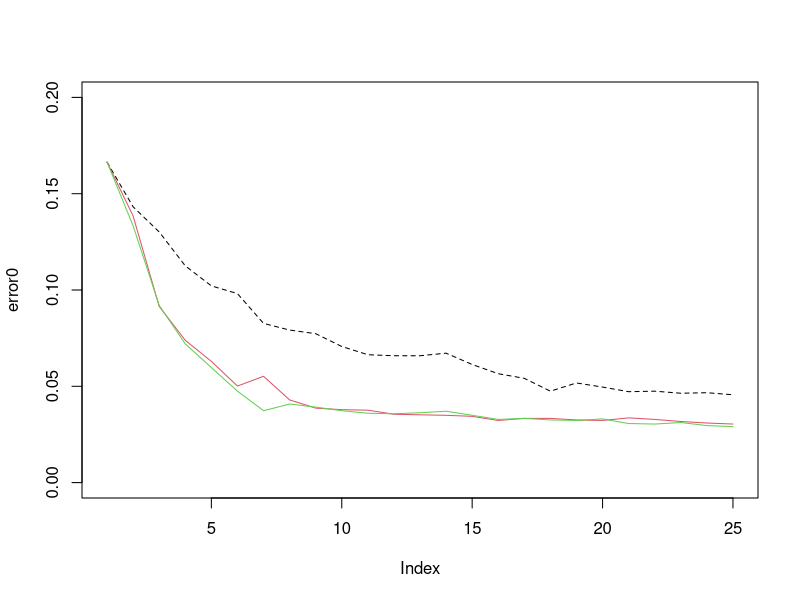

The R source for this figure:
rm(list=ls(all=TRUE))
library(e1071)
library(quadprog)
library(lpSolve)

std<-function(x) { return((x-mean(x))/sd(x)) }
soft<-function(x, lam=0) { return(ifelse(x>lam,x-lam,0)) }
sign<-function(x) { return(ifelse(x>=0,1,-1)) }
K<-function(x,y,kernel="radial",sigma2=ifelse(is.vector(x),1,ncol(x))) {
  if(is.vector(x)) {
    if (kernel=="linear") { return ( sum(x*y) ) } else { return ( exp(-sum((x-y)^2)/sigma2) ) }
  } else {
    if (kernel=="linear") return ( x %*% t(y) ) else {
      res<-matrix(0,nrow(x),nrow(y))
      for ( i in 1:nrow(x) ) {
        for ( j in 1:nrow(y) ) { 
          res[i,j]<-exp(-sum((x[i,]-y[j,])^2)/sigma2) 
        }
      }
      return (res)
    }
  }
}


### kernel SVM ###
### penalize intercept ###

inf.small=1e-3
svm.prog.ker=function(xx,yy,lambda=1,kernel="radial"){
  n=nrow(xx)
  p=ncol(xx)
  
  # ker.mat=outer(1:n,1:n,FUN=Vectorize(function(i,j) K(xx[i,],xx[j,],kernel)))
  ker.mat=K(xx,xx,kernel)
  Dmat= (ker.mat+matrix(1,n,n))*(yy%*%t(yy))+diag(inf.small,n)
  dvec=rep(1,n)
  Amat=cbind(diag(1,n),diag(-1,n))
  bvec=c(rep(0,n),rep(-1/lambda,n))
  sol=solve.QP(Dmat,dvec,Amat,bvec,meq=0)
  alpha=sol$solution
  normsq=sum(diag(alpha)%*%Dmat%*%diag(alpha))
  
  list(alpha=alpha,normsq=normsq)
}

########################The simulation#################
seed_num = 12

set.seed(seed_num)
nrow = 500 #put number of rows here to change
dataset = 3
tuneP = 2
per = 1

###########################################################
if (dataset==1){
  x=matrix(runif(nrow*10,-1,1),nrow)
  y=sign(x[,1])
  y.ind=sample(1:nrow,nrow/200,replace=F)
  y[y.ind]=-y[y.ind]
  
  x.test=x[1:(nrow/2),]
  y.test=y[1:(nrow/2)]
  x=x[-(1:(nrow/2)),]
  y=y[-(1:(nrow/2))]
}

###########################################################
if (dataset==2){
  n=nrow/4
  sigma <- 2.5
  x1 <- rnorm(n,-4,sigma)
  y1 <- rnorm(n,-2,sigma)
  x2 <- rnorm(n,2,sigma)
  y2 <-  rnorm(n,4,sigma)
  x=c(x1,x2,y1,y2)
  x=matrix(x,ncol=2)
  y=c(-rep(1,n),rep(1,n))
  
  x1t <- rnorm(n,-4,sigma)
  y1t <- rnorm(n,-2,sigma)
  x2t <- rnorm(n,2,sigma)
  y2t <-  rnorm(n,4,sigma)
  tempx=c(x1t,x2t,y1t,y2t)
  x.test=matrix(tempx,ncol=2)
  y.test=c(-rep(1,n),rep(1,n))
}
###########################################################
if (dataset==3){
  n=nrow/4
  r1=3;
  r2=5;
  r3=7;
  angle1 = runif(n,0,2*pi);
  angle2 = runif(n,0,2*pi);
  x1 <- r1+(r2-r1)*cos(angle1)*rnorm(n,1,0.2)
  y1 <- r1+(r2-r1)*sin(angle1)*rnorm(n,1,0.2)
  x2 <- r1+(r3-r1)*cos(angle2)*rnorm(n,1,0.2)
  y2 <- r1+(r3-r1)*sin(angle2)*rnorm(n,1,0.2)
  x=c(x1,x2,y1,y2)
  x=matrix(x,ncol=2)
  y=c(-rep(1,n),rep(1,n))
  
  angle3 = runif(n,0,2*pi);
  angle4 = runif(n,0,2*pi);
  x1t <- r1+(r2-r1)*cos(angle3)*rnorm(n,1,0.2)
  y1t <- r1+(r2-r1)*sin(angle3)*rnorm(n,1,0.2)
  x2t <- r1+(r3-r1)*cos(angle4)*rnorm(n,1,0.2)
  y2t <- r1+(r3-r1)*sin(angle4)*rnorm(n,1,0.2)
  tempx=c(x1t,x2t,y1t,y2t)
  x.test=matrix(tempx,ncol=2)
  y.test=c(-rep(1,n),rep(1,n))
}






########################The simulation#################
times=15
seed_num = sample(1:100,times)
type = "radial"
k1 = 10
k2 = 2

error0=0
error1=0
error2=0
error3=0
iter = 25
t_total = c(0,0,0,0)
t_indiv = c(0,0,0,0)

ker.mat=matrix(0,nrow,nrow)

for (tim in 1:times) {
  ############# |yf(x)|+random ############
  set.seed(seed_num[tim])
  samp.set=sample(1:(nrow/2),20,F)
  cand.set=setdiff(1:(nrow/2),samp.set)
  
  test.err1=NULL
  ptm11=0
  ptm12=0
  ptm13=0
  for(i in 1:iter) {
    ptm_temp = proc.time()[1]
    xx=x[samp.set,]
    yy=y[samp.set]
    m1=svm.prog.ker(xx,yy,lambda=1)  
    alpha=m1$alpha
    c.normsq=m1$normsq

    if(i==1) {
      sel.set2=samp.set
      candQ.set = cand.set
    }
    ker.mat[samp.set,candQ.set]=K(x[samp.set,],x[candQ.set,],type)
    ptm11 <- ptm11 + proc.time()[1]-ptm_temp
    ptm_temp1 = proc.time()[1]
    
    ker.mat[sel.set2,(nrow/2+1):nrow]=K(x[sel.set2,],x.test,type)
    m.pred=sign(sum(alpha*yy)+apply(alpha*yy*ker.mat[samp.set,(nrow/2+1):nrow],2,sum))
    test.err1=c(test.err1,sum(y.test!=m.pred)/length(y.test))
    ptm12 <- ptm12 + proc.time()[1]-ptm_temp1
    ptm_temp2 = proc.time()[1]
    
    cd = length(cand.set)
    candQ.set=sample(cand.set,cd*per,F)
    cand.fit=sum(alpha*yy)+apply(alpha*yy*ker.mat[samp.set,candQ.set],2,sum)
    sel.set1=candQ.set[order(abs(y[candQ.set]*cand.fit))[1:k1]]
    sel.set2=sample(sel.set1,k2)
    samp.set=c(samp.set,sel.set2)
    cand.set=setdiff(cand.set,sel.set2)
    ptm13 <- ptm13 + proc.time()[1]-ptm_temp2
  }
  
  ############# |yf(x)| ############
  set.seed(seed_num[tim])
  samp.set=sample(1:(nrow/2),20,F)
  cand.set=setdiff(1:(nrow/2),samp.set)
  
  test.err2=NULL
  ptm21=0
  ptm22=0
  ptm23=0
  
  for(i in 1:iter) {
    ptm_temp = proc.time()[1]
    xx=x[samp.set,]
    yy=y[samp.set]
    m1=svm.prog.ker(xx,yy,lambda=1)  
    alpha=m1$alpha
    c.normsq=m1$normsq
    
    if(i==1){
      sel.set=samp.set 
      candQ.set = cand.set
    }
    ker.mat[samp.set,candQ.set]=K(x[samp.set,],x[candQ.set,],type)
    ptm21 <- ptm21 + proc.time()[1]-ptm_temp
    ptm_temp1 = proc.time()[1]
    
    ker.mat[sel.set,(nrow/2+1):nrow]=K(x[sel.set,],x.test,type)
    m.pred=sign(sum(alpha*yy)+apply(alpha*yy*ker.mat[samp.set,(nrow/2+1):nrow],2,sum))    
    test.err2=c(test.err2,sum(y.test!=m.pred)/length(y.test))
    ptm22 <- ptm22 + proc.time()[1]-ptm_temp1
    ptm_temp2 = proc.time()[1] 
    
    cd = length(cand.set)
    candQ.set=sample(cand.set,cd*per,F)
    cand.fit=sum(alpha*yy)+apply(alpha*yy*ker.mat[samp.set,candQ.set],2,sum)
    sel.set=candQ.set[order(abs(y[candQ.set]*cand.fit))[1:k2]]    
    samp.set=c(samp.set,sel.set)
    cand.set=setdiff(cand.set,sel.set)
    ptm23 <- ptm23 + proc.time()[1]-ptm_temp2
  }
  
  ############# random ############
  set.seed(seed_num[tim])
  samp.set=sample(1:(nrow/2),20,F)
  cand.set=setdiff(1:(nrow/2),samp.set)
  
  test.err0=NULL
  ptm01=0
  ptm02=0
  ptm03=0
  
  for(i in 1:iter) {
    ptm_temp = proc.time()[1]
    xx=x[samp.set,]
    yy=y[samp.set]
    m1=svm.prog.ker(xx,yy,lambda=1)  
    alpha=m1$alpha
    c.normsq=m1$normsq
    
    if(i==1) sel.set=samp.set 
    ker.mat[samp.set,cand.set]=K(x[samp.set,],x[cand.set,],type)
    ptm01 <- proc.time()[1]-ptm_temp
    ptm_temp1 = proc.time()[1]
    
    ker.mat[sel.set,(nrow/2+1):nrow]=K(x[sel.set,],x.test,type)
    m.pred=sign(sum(alpha*yy)+apply(alpha*yy*ker.mat[samp.set,(nrow/2+1):nrow],2,sum))
    test.err0=c(test.err0,sum(y.test!=m.pred)/length(y.test))
    ptm02 <- proc.time()[1]-ptm_temp1
    ptm_temp2 = proc.time()[1]
    
    
    sel.set=sample(cand.set,k2,F)
    samp.set=c(samp.set,sel.set)
    cand.set=setdiff(cand.set,sel.set)
    ptm03 <- proc.time()[1]-ptm_temp2
  }
  
  error0 = error0+test.err0
  error1 = error1+test.err1
  error2 = error2+test.err2
  
  t_indiv = rbind(c(ptm11+ptm13,ptm21+ptm23,ptm01+ptm03,0),t_indiv)
  
  t_total = t_total + c(ptm11+ptm13,ptm21+ptm23,ptm01+ptm03,0)
}

ptm_all1 = proc.time()[1]
svm(x,as.factor(y),cost=1,kernel=type)
ptm_all2 = proc.time()[1] 

t_total = t_total + c(0, 0, 0, (ptm_all2-ptm_all1)*iter)
t_aver = t_total/iter

#########
error0 = error0/times
error1 = error1/times
error2 = error2/times

plot(error0,type="l",lty=2,ylim=c(0,0.2))
lines(error1,lty=1,col=2) #red yf(x)+random
lines(error2,lty=1,col=3) #green yf(x)
